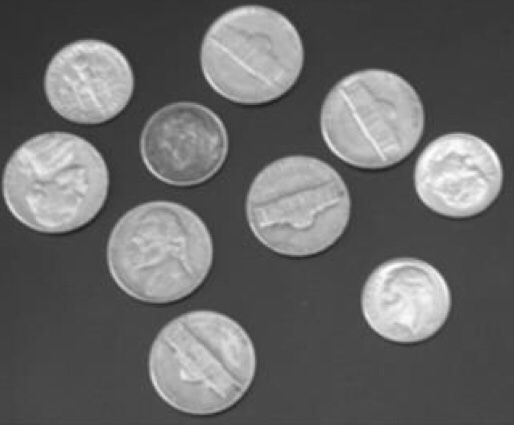
//> input picture 硬币.jpg, 514 x 425 px
$ ./exc2   (built with g++ and OpenCV 4)
//> lines starting //> are read from the running program, lines starting //| are printed output that depends on the picture; after the words box and inside, x2 and y2 are one past the last pixel; in counts of white or black regions, pixels touching at a corner belong together
#include<iostream>
#include<opencv2/opencv.hpp>

using namespace std;
using namespace cv;

int main()
{
	Mat srcMat = imread("硬币.jpg");
//> srcMat is the input picture: 425 rows x 514 cols, CV_8UC3; min 28, max 255, mean 104.1
	Mat grayMat, image, labels, stats, centroids, image_erode, image_dilate;
	Mat element = getStructuringElement(MORPH_RECT, Size(3, 3));
	cvtColor(srcMat, grayMat, COLOR_BGR2GRAY);

	threshold(grayMat, image, 80, 255, 0);
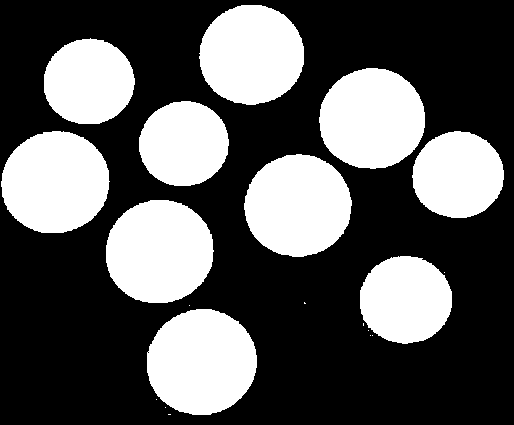
//> image: 425 rows x 514 cols, CV_8UC1; 35.1% white; 20 white regions (10 under 20 px), largest, box (x1, y1, x2, y2) and area: (147, 309, 257, 415) 9145, (106, 200, 214, 303) 8817, (1, 131, 110, 233) 8699
	erode(image, image_erode, element);
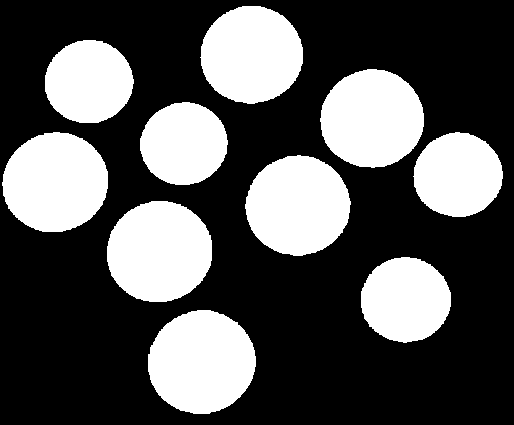
//> image_erode: 425 rows x 514 cols, CV_8UC1; 33.3% white; 10 white regions, largest, box (x1, y1, x2, y2) and area: (148, 310, 256, 414) 8715, (107, 201, 212, 302) 8399, (2, 132, 108, 232) 8281
	dilate(image_erode, image_dilate, element);
//> image_dilate: 425 rows x 514 cols, CV_8UC1; 35.1% white; 10 white regions, largest, box (x1, y1, x2, y2) and area: (147, 309, 257, 415) 9143, (106, 200, 213, 303) 8815, (1, 131, 109, 233) 8697
	int num = connectedComponentsWithStats(image_erode, labels, stats, centroids, 8, CV_16U);
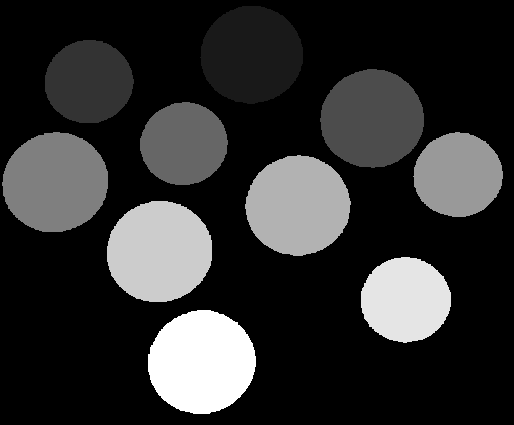
//> labels: 425 rows x 514 cols, CV_16UC1; min 0, max 10, mean 1.87; drawn with min black and max white
//> stats = [[0, 0, 514, 425, 145690], [200, 6, 103, 98, 7846], [45, 40, 89, 83, 5775], [320, 69, 104, 99, 8003], [140, 102, 88, 83, 5661], [2, 132, 106, 100, 8281], [413, 132, 90, 85, 5882], [245, 155, 106, 101, 8187], [107, 201, 105, 101, 8399], [361, 257, 90, 86, 6011], [148, 310, 108, 104, 8715]]; centroids = [[263.8, 222.3], [251.2, 54.35], [88.4, 81.34], [371.7, 118.4], [183.4, 143.3], [54.8, 181.9], [457.6, 174.6], [297.5, 205.2], [159, 251.3], [405.2, 299.4], [201.2, 361.8]]; num = 11
	cout << "共有" << num-1 << "个硬币" << endl;
//| 共有10个硬币

	for (int i = 1; i < num; i++)
	{
		Rect rect;
		rect.x = stats.at<int>(i,0);
		rect.y = stats.at<int>(i,1);
		rect.width = stats.at<int>(i,2);
		rect.height = stats.at<int>(i,3);
		rectangle(srcMat, rect, CV_RGB(255, 0, 0), 1, 8, 0);
	}
//> this loop made 10 passes
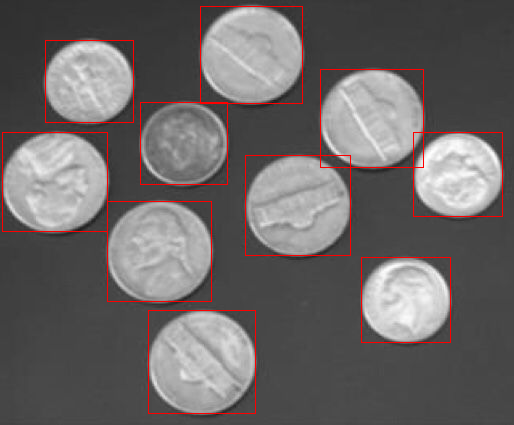
//> srcMat: 425 rows x 514 cols, CV_8UC3; 1.73% of pixels changed, all inside (x1, y1, x2, y2) = (2, 6, 503, 414)
	imshow("image_erode1", srcMat);
	waitKey(0);
}
